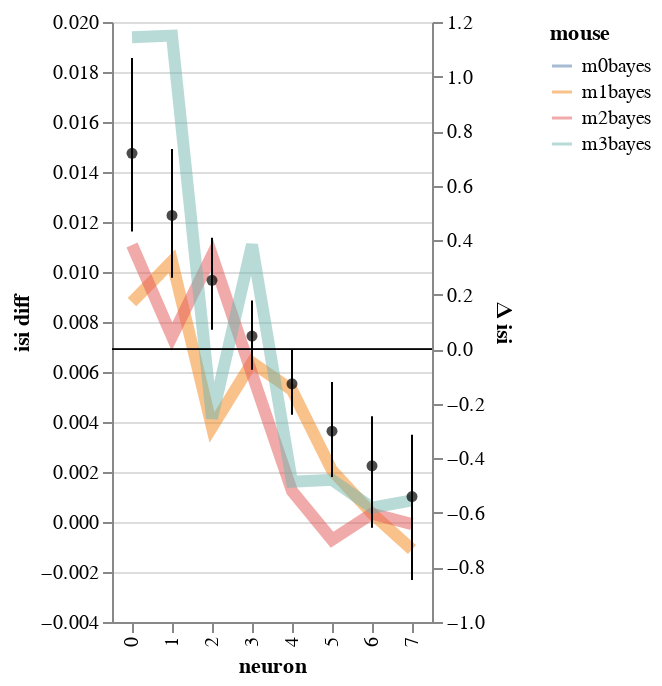

This figure's notebook cell:
### Code cell
workflow.estimate_slope(df,y='isi', levels=('stim', 'mouse', 'neuron'), hold_for_facet=False)

### Figure 1 — Vega-Lite specification as saved in the notebook (floating-point values rounded to 4 significant figures)
{"config": {"view": {"continuousWidth": 400, "continuousHeight": 300}}, "layer": [{"mark": {"type": "line", "fill": null, "opacity": 0.5, "size": 6}, "encoding": {"color": {"type": "nominal", "field": "mouse"}, "x": {"type": "nominal", "field": "neuron"}, "y": {"type": "quantitative", "field": "isi diff"}}}, {"layer": [{"mark": {"type": "rule", "color": "black", "size": 0.1}, "encoding": {"y": {"type": "quantitative", "field": "zero"}}}, {"mark": {"type": "point", "color": "black", "filled": true}, "encoding": {"x": {"type": "nominal", "field": "neuron"}, "y": {"type": "quantitative", "field": "Bayes condition mean", "scale": {"zero": false}}}}, {"mark": {"type": "line", "color": "black"}, "encoding": {"x": {"type": "nominal", "field": "neuron"}, "y": {"type": "quantitative", "field": "Bayes condition mean", "scale": {"zero": false}}}}, {"mark": "rule", "encoding": {"x": {"type": "nominal", "field": "neuron"}, "y": {"type": "quantitative", "field": "Bayes condition CI0", "scale": {"zero": false}, "title": "Δ isi"}, "y2": {"field": "Bayes condition CI1"}}}]}], "data": {"name": "data-f3b4f9bb2260ac47cfc3a6a4cc16056c"}, "resolve": {"scale": {"y": "independent"}}, "$schema": "https://vega.github.io/schema/vega-lite/v4.8.1.json", "datasets": {"data-f3b4f9bb2260ac47cfc3a6a4cc16056c": [{"mouse": "m0bayes", "neuron": "0", "mouse_code": 0.0, "neuron_code": 0.0, "i_trial": 2.5, "log_firing_rate": 1.855, "Firing rate": 75.17, "firing_rate": 75.17, "i_spike": 43.17, "isi": 0.08024, "Bayes condition CI0": 0.4316, "Bayes condition CI1": 1.068, "Bayes condition mean": 0.7186, "isi diff": null, "zero": 0}, {"mouse": "m0bayes", "neuron": "1", "mouse_code": 0.0, "neuron_code": 4.0, "i_trial": 2.5, "log_firing_rate": 1.884, "Firing rate": 79.83, "firing_rate": 79.83, "i_spike": 49.75, "isi": 0.06985, "Bayes condition CI0": 0.2621, "Bayes condition CI1": 0.7343, "Bayes condition mean": 0.4905, "isi diff": null, "zero": 0}, {"mouse": "m0bayes", "neuron": "2", "mouse_code": 0.0, "neuron_code": 8.0, "i_trial": 2.5, "log_firing_rate": 1.971, "Firing rate": 98.32, "firing_rate": 98.32, "i_spike": 52.92, "isi": 0.06591, "Bayes condition CI0": 0.07159, "Bayes condition CI1": 0.4093, "Bayes condition mean": 0.253, "isi diff": null, "zero": 0}, {"mouse": "m0bayes", "neuron": "3", "mouse_code": 0.0, "neuron_code": 12.0, "i_trial": 2.5, "log_firing_rate": 2.069, "Firing rate": 140.9, "firing_rate": 140.9, "i_spike": 66.5, "isi": 0.05266, "Bayes condition CI0": -0.07492, "Bayes condition CI1": 0.179, "Bayes condition mean": 0.04852, "isi diff": null, "zero": 0}, {"mouse": "m0bayes", "neuron": "4", "mouse_code": 0.0, "neuron_code": 16.0, "i_trial": 2.5, "log_firing_rate": 2.18, "Firing rate": 176.2, "firing_rate": 176.2, "i_spike": 77.5, "isi": 0.04517, "Bayes condition CI0": -0.2404, "Bayes condition CI1": 0.0002659, "Bayes condition mean": -0.1266, "isi diff": null, "zero": 0}, {"mouse": "m0bayes", "neuron": "5", "mouse_code": 0.0, "neuron_code": 20.0, "i_trial": 2.5, "log_firing_rate": 2.499, "Firing rate": 559.5, "firing_rate": 559.5, "i_spike": 102.8, "isi": 0.03407, "Bayes condition CI0": -0.4681, "Bayes condition CI1": -0.1198, "Bayes condition mean": -0.3006, "isi diff": null, "zero": 0}, {"mouse": "m0bayes", "neuron": "6", "mouse_code": 0.0, "neuron_code": 24.0, "i_trial": 2.5, "log_firing_rate": 2.65, "Firing rate": 502.7, "firing_rate": 502.7, "i_spike": 118.6, "isi": 0.02974, "Bayes condition CI0": -0.654, "Bayes condition CI1": -0.2455, "Bayes condition mean": -0.4274, "isi diff": null, "zero": 0}, {"mouse": "m0bayes", "neuron": "7", "mouse_code": 0.0, "neuron_code": 28.0, "i_trial": 2.5, "log_firing_rate": 2.503, "Firing rate": 341.5, "firing_rate": 341.5, "i_spike": 152.6, "isi": 0.02298, "Bayes condition CI0": -0.8463, "Bayes condition CI1": -0.3132, "Bayes condition mean": -0.5401, "isi diff": null, "zero": 0}, {"mouse": "m0bayes", "neuron": "0", "mouse_code": 0.0, "neuron_code": 0.0, "i_trial": 0.0, "log_firing_rate": -0.1061, "Firing rate": -39.46, "firing_rate": -39.46, "i_spike": -1.0, "isi": null, "Bayes condition CI0": null, "Bayes condition CI1": null, "Bayes condition mean": null, "isi diff": 0.0007577, "zero": 0}, {"mouse": "m0bayes", "neuron": "1", "mouse_code": 0.0, "neuron_code": 0.0, "i_trial": 0.0, "log_firing_rate": 0.07162, "Firing rate": 10.87, "firing_rate": 10.87, "i_spike": 2.0, "isi": null, "Bayes condition CI0": null, "Bayes condition CI1": null, "Bayes condition mean": null, "isi diff": -0.003852, "zero": 0}, {"mouse": "m0bayes", "neuron": "2", "mouse_code": 0.0, "neuron_code": 0.0, "i_trial": 0.0, "log_firing_rate": -0.1047, "Firing rate": -29.2, "firing_rate": -29.2, "i_spike": -6.917, "isi": null, "Bayes condition CI0": null, "Bayes condition CI1": null, "Bayes condition mean": null, "isi diff": 0.006665, "zero": 0}, {"mouse": "m0bayes", "neuron": "3", "mouse_code": 0.0, "neuron_code": 0.0, "i_trial": 0.0, "log_firing_rate": 0.02115, "Firing rate": 26.18, "firing_rate": 26.18, "i_spike": 4.25, "isi": null, "Bayes condition CI0": null, "Bayes condition CI1": null, "Bayes condition mean": null, "isi diff": -0.003714, "zero": 0}, {"mouse": "m0bayes", "neuron": "4", "mouse_code": 0.0, "neuron_code": 0.0, "i_trial": 0.0, "log_firing_rate": -0.3868, "Firing rate": -450.6, "firing_rate": -450.6, "i_spike": -6.417, "isi": null, "Bayes condition CI0": null, "Bayes condition CI1": null, "Bayes condition mean": null, "isi diff": 0.003607, "zero": 0}, {"mouse": "m0bayes", "neuron": "5", "mouse_code": 0.0, "neuron_code": 0.0, "i_trial": 0.0, "log_firing_rate": 0.2674, "Firing rate": 367.3, "firing_rate": 367.3, "i_spike": 3.667, "isi": null, "Bayes condition CI0": null, "Bayes condition CI1": null, "Bayes condition mean": null, "isi diff": -0.001168, "zero": 0}, {"mouse": "m0bayes", "neuron": "6", "mouse_code": 0.0, "neuron_code": 0.0, "i_trial": 0.0, "log_firing_rate": 0.1654, "Firing rate": 150.2, "firing_rate": 150.2, "i_spike": -8.583, "isi": null, "Bayes condition CI0": null, "Bayes condition CI1": null, "Bayes condition mean": null, "isi diff": 0.002165, "zero": 0}, {"mouse": "m0bayes", "neuron": "7", "mouse_code": 0.0, "neuron_code": 0.0, "i_trial": 0.0, "log_firing_rate": -0.436, "Firing rate": -2264.0, "firing_rate": -2264.0, "i_spike": 3.917, "isi": null, "Bayes condition CI0": null, "Bayes condition CI1": null, "Bayes condition mean": null, "isi diff": -0.0005491, "zero": 0}, {"mouse": "m1bayes", "neuron": "0", "mouse_code": 0.0, "neuron_code": 0.0, "i_trial": 0.0, "log_firing_rate": 0.06624, "Firing rate": 35.52, "firing_rate": 35.52, "i_spike": -4.583, "isi": null, "Bayes condition CI0": null, "Bayes condition CI1": null, "Bayes condition mean": null, "isi diff": 0.008793, "zero": 0}, {"mouse": "m1bayes", "neuron": "1", "mouse_code": 0.0, "neuron_code": 0.0, "i_trial": 0.0, "log_firing_rate": -0.2774, "Firing rate": -420.8, "firing_rate": -420.8, "i_spike": -5.667, "isi": null, "Bayes condition CI0": null, "Bayes condition CI1": null, "Bayes condition mean": null, "isi diff": 0.01043, "zero": 0}, {"mouse": "m1bayes", "neuron": "2", "mouse_code": 0.0, "neuron_code": 0.0, "i_trial": 0.0, "log_firing_rate": -0.05747, "Firing rate": -55.48, "firing_rate": -55.48, "i_spike": -4.417, "isi": null, "Bayes condition CI0": null, "Bayes condition CI1": null, "Bayes condition mean": null, "isi diff": 0.003785, "zero": 0}, {"mouse": "m1bayes", "neuron": "3", "mouse_code": 0.0, "neuron_code": 0.0, "i_trial": 0.0, "log_firing_rate": 0.08533, "Firing rate": 241.0, "firing_rate": 241.0, "i_spike": -8.5, "isi": null, "Bayes condition CI0": null, "Bayes condition CI1": null, "Bayes condition mean": null, "isi diff": 0.006375, "zero": 0}, {"mouse": "m1bayes", "neuron": "4", "mouse_code": 0.0, "neuron_code": 0.0, "i_trial": 0.0, "log_firing_rate": -0.1843, "Firing rate": -59.2, "firing_rate": -59.2, "i_spike": -9.917, "isi": null, "Bayes condition CI0": null, "Bayes condition CI1": null, "Bayes condition mean": null, "isi diff": 0.005274, "zero": 0}, {"mouse": "m1bayes", "neuron": "5", "mouse_code": 0.0, "neuron_code": 0.0, "i_trial": 0.0, "log_firing_rate": -0.1982, "Firing rate": -151.9, "firing_rate": -151.9, "i_spike": -6.583, "isi": null, "Bayes condition CI0": null, "Bayes condition CI1": null, "Bayes condition mean": null, "isi diff": 0.002067, "zero": 0}, {"mouse": "m1bayes", "neuron": "6", "mouse_code": 0.0, "neuron_code": 0.0, "i_trial": 0.0, "log_firing_rate": 0.3844, "Firing rate": 520.0, "firing_rate": 520.0, "i_spike": -1.917, "isi": null, "Bayes condition CI0": null, "Bayes condition CI1": null, "Bayes condition mean": null, "isi diff": 0.0003417, "zero": 0}, {"mouse": "m1bayes", "neuron": "7", "mouse_code": 0.0, "neuron_code": 0.0, "i_trial": 0.0, "log_firing_rate": 0.04367, "Firing rate": 42.74, "firing_rate": 42.74, "i_spike": 7.083, "isi": null, "Bayes condition CI0": null, "Bayes condition CI1": null, "Bayes condition mean": null, "isi diff": -0.001098, "zero": 0}, {"mouse": "m2bayes", "neuron": "0", "mouse_code": 0.0, "neuron_code": 0.0, "i_trial": 0.0, "log_firing_rate": -0.2596, "Firing rate": -89.2, "firing_rate": -89.2, "i_spike": -5.167, "isi": null, "Bayes condition CI0": null, "Bayes condition CI1": null, "Bayes condition mean": null, "isi diff": 0.01108, "zero": 0}, {"mouse": "m2bayes", "neuron": "1", "mouse_code": 0.0, "neuron_code": 0.0, "i_trial": 0.0, "log_firing_rate": 0.04575, "Firing rate": 19.62, "firing_rate": 19.62, "i_spike": -6.083, "isi": null, "Bayes condition CI0": null, "Bayes condition CI1": null, "Bayes condition mean": null, "isi diff": 0.007418, "zero": 0}, {"mouse": "m2bayes", "neuron": "2", "mouse_code": 0.0, "neuron_code": 0.0, "i_trial": 0.0, "log_firing_rate": 0.01207, "Firing rate": 366.3, "firing_rate": 366.3, "i_spike": -10.42, "isi": null, "Bayes condition CI0": null, "Bayes condition CI1": null, "Bayes condition mean": null, "isi diff": 0.01067, "zero": 0}, {"mouse": "m2bayes", "neuron": "3", "mouse_code": 0.0, "neuron_code": 0.0, "i_trial": 0.0, "log_firing_rate": -0.1028, "Firing rate": -63.34, "firing_rate": -63.34, "i_spike": -9.167, "isi": null, "Bayes condition CI0": null, "Bayes condition CI1": null, "Bayes condition mean": null, "isi diff": 0.00593, "zero": 0}, {"mouse": "m2bayes", "neuron": "4", "mouse_code": 0.0, "neuron_code": 0.0, "i_trial": 0.0, "log_firing_rate": -0.4332, "Firing rate": -1623.0, "firing_rate": -1623.0, "i_spike": -2.167, "isi": null, "Bayes condition CI0": null, "Bayes condition CI1": null, "Bayes condition mean": null, "isi diff": 0.001234, "zero": 0}, {"mouse": "m2bayes", "neuron": "5", "mouse_code": 0.0, "neuron_code": 0.0, "i_trial": 0.0, "log_firing_rate": 0.02999, "Firing rate": 30.71, "firing_rate": 30.71, "i_spike": 1.917, "isi": null, "Bayes condition CI0": null, "Bayes condition CI1": null, "Bayes condition mean": null, "isi diff": -0.0007072, "zero": 0}, {"mouse": "m2bayes", "neuron": "6", "mouse_code": 0.0, "neuron_code": 0.0, "i_trial": 0.0, "log_firing_rate": -0.03997, "Firing rate": 9.839, "firing_rate": 9.839, "i_spike": -1.167, "isi": null, "Bayes condition CI0": null, "Bayes condition CI1": null, "Bayes condition mean": null, "isi diff": 0.0003297, "zero": 0}, {"mouse": "m2bayes", "neuron": "7", "mouse_code": 0.0, "neuron_code": 0.0, "i_trial": 0.0, "log_firing_rate": -0.227, "Firing rate": -695.0, "firing_rate": -695.0, "i_spike": 0.9167, "isi": null, "Bayes condition CI0": null, "Bayes condition CI1": null, "Bayes condition mean": null, "isi diff": -8.682e-05, "zero": 0}, {"mouse": "m3bayes", "neuron": "0", "mouse_code": 0.0, "neuron_code": 0.0, "i_trial": 0.0, "log_firing_rate": -0.009265, "Firing rate": -3.138, "firing_rate": -3.138, "i_spike": -9.25, "isi": null, "Bayes condition CI0": null, "Bayes condition CI1": null, "Bayes condition mean": null, "isi diff": 0.01939, "zero": 0}, {"mouse": "m3bayes", "neuron": "1", "mouse_code": 0.0, "neuron_code": 0.0, "i_trial": 0.0, "log_firing_rate": -0.1836, "Firing rate": -32.76, "firing_rate": -32.76, "i_spike": -13.67, "isi": null, "Bayes condition CI0": null, "Bayes condition CI1": null, "Bayes condition mean": null, "isi diff": 0.01946, "zero": 0}, {"mouse": "m3bayes", "neuron": "2", "mouse_code": 0.0, "neuron_code": 0.0, "i_trial": 0.0, "log_firing_rate": 0.1038, "Firing rate": 71.56, "firing_rate": 71.56, "i_spike": -5.167, "isi": null, "Bayes condition CI0": null, "Bayes condition CI1": null, "Bayes condition mean": null, "isi diff": 0.004143, "zero": 0}, {"mouse": "m3bayes", "neuron": "3", "mouse_code": 0.0, "neuron_code": 0.0, "i_trial": 0.0, "log_firing_rate": -0.4047, "Firing rate": -210.6, "firing_rate": -210.6, "i_spike": -17.42, "isi": null, "Bayes condition CI0": null, "Bayes condition CI1": null, "Bayes condition mean": null, "isi diff": 0.01109, "zero": 0}, {"mouse": "m3bayes", "neuron": "4", "mouse_code": 0.0, "neuron_code": 0.0, "i_trial": 0.0, "log_firing_rate": -0.1738, "Firing rate": -1381.0, "firing_rate": -1381.0, "i_spike": -3.75, "isi": null, "Bayes condition CI0": null, "Bayes condition CI1": null, "Bayes condition mean": null, "isi diff": 0.001608, "zero": 0}, {"mouse": "m3bayes", "neuron": "5", "mouse_code": 0.0, "neuron_code": 0.0, "i_trial": 0.0, "log_firing_rate": -0.09068, "Firing rate": -81.74, "firing_rate": -81.74, "i_spike": -5.167, "isi": null, "Bayes condition CI0": null, "Bayes condition CI1": null, "Bayes condition mean": null, "isi diff": 0.00169, "zero": 0}, {"mouse": "m3bayes", "neuron": "6", "mouse_code": 0.0, "neuron_code": 0.0, "i_trial": 0.0, "log_firing_rate": -0.23, "Firing rate": -1374.0, "firing_rate": -1374.0, "i_spike": -2.833, "isi": null, "Bayes condition CI0": null, "Bayes condition CI1": null, "Bayes condition mean": null, "isi diff": 0.0005774, "zero": 0}, {"mouse": "m3bayes", "neuron": "7", "mouse_code": 0.0, "neuron_code": 0.0, "i_trial": 0.0, "log_firing_rate": -0.05961, "Firing rate": -137.2, "firing_rate": -137.2, "i_spike": -6.5, "isi": null, "Bayes condition CI0": null, "Bayes condition CI1": null, "Bayes condition mean": null, "isi diff": 0.0008663, "zero": 0}]}}
